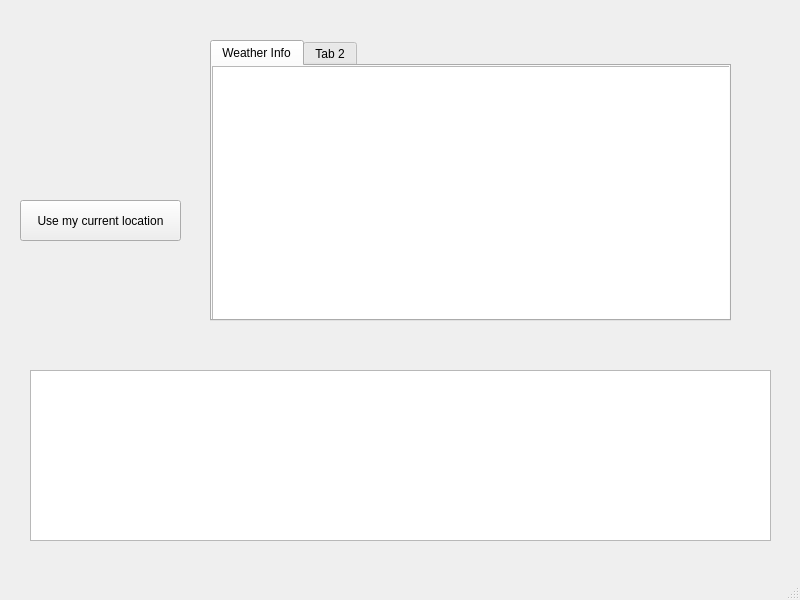
<?xml version="1.0" encoding="UTF-8"?>
<ui version="4.0">
 <class>MainWindow</class>
 <widget class="QMainWindow" name="MainWindow">
  <property name="geometry">
   <rect>
    <x>0</x>
    <y>0</y>
    <width>800</width>
    <height>600</height>
   </rect>
  </property>
  <property name="windowTitle">
   <string>MainWindow</string>
  </property>
  <widget class="QWidget" name="centralwidget">
   <widget class="QTabWidget" name="weather_output">
    <property name="geometry">
     <rect>
      <x>210</x>
      <y>40</y>
      <width>521</width>
      <height>281</height>
     </rect>
    </property>
    <property name="currentIndex">
     <number>0</number>
    </property>
    <widget class="QWidget" name="tab">
     <attribute name="title">
      <string>Weather Info</string>
     </attribute>
     <widget class="QTextBrowser" name="weatherInfo_output">
      <property name="geometry">
       <rect>
        <x>0</x>
        <y>0</y>
        <width>521</width>
        <height>261</height>
       </rect>
      </property>
     </widget>
    </widget>
    <widget class="QWidget" name="tab_2">
     <attribute name="title">
      <string>Tab 2</string>
     </attribute>
    </widget>
   </widget>
   <widget class="QTextBrowser" name="log">
    <property name="geometry">
     <rect>
      <x>30</x>
      <y>370</y>
      <width>741</width>
      <height>171</height>
     </rect>
    </property>
   </widget>
   <widget class="QPushButton" name="current_location">
    <property name="geometry">
     <rect>
      <x>20</x>
      <y>200</y>
      <width>161</width>
      <height>41</height>
     </rect>
    </property>
    <property name="text">
     <string>Use my current location</string>
    </property>
   </widget>
  </widget>
  <widget class="QMenuBar" name="menubar">
   <property name="geometry">
    <rect>
     <x>0</x>
     <y>0</y>
     <width>800</width>
     <height>21</height>
    </rect>
   </property>
  </widget>
  <widget class="QStatusBar" name="statusbar"/>
 </widget>
 <resources/>
 <connections>
  <connection>
   <sender>current_location</sender>
   <signal>clicked()</signal>
   <receiver>current_location</receiver>
   <slot>show()</slot>
   <hints>
    <hint type="sourcelabel">
     <x>100</x>
     <y>331</y>
    </hint>
    <hint type="destinationlabel">
     <x>100</x>
     <y>331</y>
    </hint>
   </hints>
  </connection>
 </connections>
</ui>
